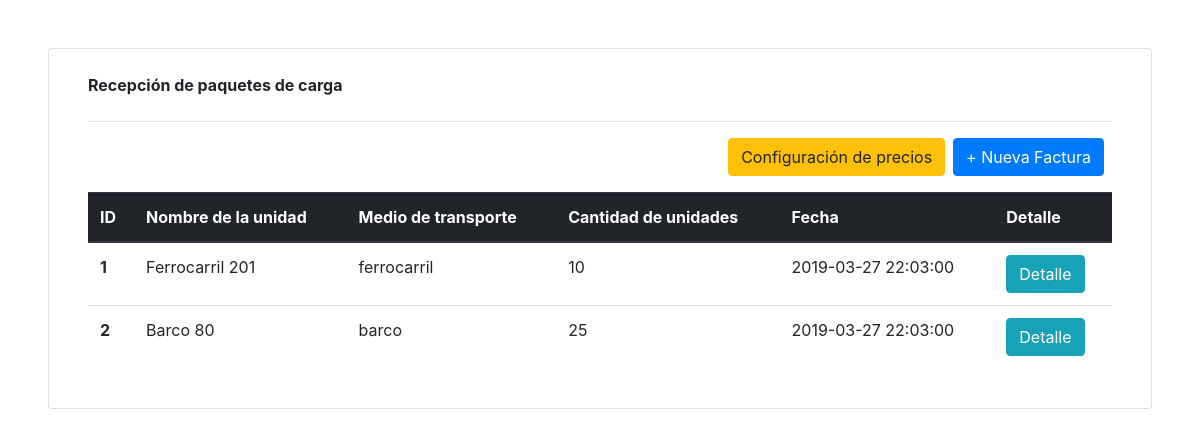
The page / on the database its author committed.
### tables this page shows
CREATE TABLE `facturas` (
  `id` int(11) unsigned NOT NULL AUTO_INCREMENT,
  `fecha_creacion` datetime DEFAULT NULL,
  `nombre_unidad` varchar(100) DEFAULT NULL,
  `medio_transporte` varchar(20) DEFAULT NULL,
  `cantidad_unidades` int(11) DEFAULT NULL,
  PRIMARY KEY (`id`)
);

### clases/Factura.php (called while the page is built, shortened)
<?php
class Factura
{
    public static function obtenerFacturas()
    {
        try
        {
            $conexion = new Database();
            $consulta = $conexion->prepare('SELECT * FROM ' . self::TABLA . '');
            $consulta->execute();
            $registro = $consulta->fetchAll();
            return $registro;
        }catch(Exception $e)
        {
            echo  $e ;
        }
    }
}

### index.php (the view, shortened to what this page needs)
<?php
require_once 'clases/Factura.php';
$facturas = Factura::obtenerFacturas();
?>
<!DOCTYPE html>
<html lang="en">
<head>
    <link rel="stylesheet" href="https://maxcdn.bootstrapcdn.com/bootstrap/4.0.0/css/bootstrap.min.css">
</head>
<body>
    <div class="card m-5" >
        <div class="card-body p-4">
            <div class="col-md-12 ">
                <label><b>Recepción de paquetes de carga</b></label>
                <hr>
                <div class="float-right mb-3 mr-2"><a href="nuevo.php"><button type="button" class="btn btn-primary pull-rigth">+ Nueva Factura</button></a></div>
                <div class="float-right mb-3 mr-2"><a href="configuracion.php"><button type="button" class="btn btn-warning pull-rigth">Configuración de precios</button></a></div>
                <table class="table">
                    <thead class="thead-dark">
                        <tr>
                        <th scope="col">ID</th>
                        <th scope="col">Nombre de la unidad</th>
                        <th scope="col">Medio de transporte</th>
                        <th scope="col">Cantidad de unidades</th>
                        <th scope="col">Fecha</th>
                        <th scope="col">Detalle</th>
                        </tr>
                    </thead>
                    <tbody>
                        <?php
                            foreach ($facturas as $key => $factura) {
                        ?>
                                <tr>
                                <th scope="row"><?=$factura['id']?></th>
                                <td><?=$factura['nombre_unidad']?></td>
                                <td><?=$factura['medio_transporte']?></td>
                                <td><?=$factura['cantidad_unidades']?></td>
                                <td><?=$factura['fecha_creacion']?></td>
                                <td><a href="detalle.php?id=<?=$factura['id']?>"><button type="button" class="btn btn-info">Detalle</button></a></td>
                                </tr>
                        <?php
                            }
                        ?>
                    </tbody>
                </table>
            </div>
        </div>
    </div>
</body>
</html>

### rows shown on the page
facturas: id "1", nombre_unidad "Ferrocarril 201", medio_transporte "ferrocarril", cantidad_unidades "10", fecha_creacion "2019-03-27 22:03:00"
facturas: id "2", nombre_unidad "Barco 80", medio_transporte "barco", cantidad_unidades "25", fecha_creacion "2019-03-27 22:03:00"
